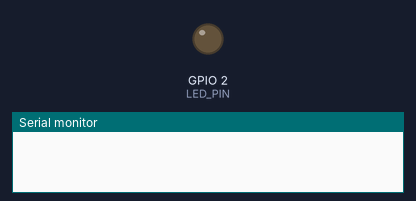
Bench run of a program on a simulated ESP32. Parts: output pins drawn as LEDs (lit = HIGH), the last lines printed to the serial monitor. Dashed ring = blinking. At 3.0 s the program puts the board to deep sleep or switches it off; the recording ends there.

Above: at 0.5 s.
At 2.7 s:
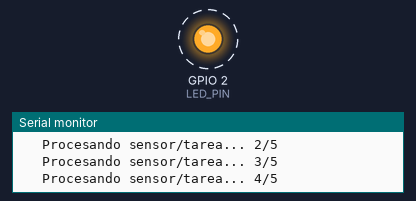
Timing chart, 0 to 3.0 s (numbered marks = the images above):
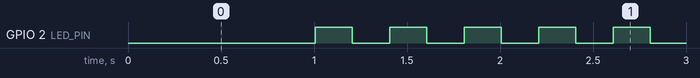

Measured:
- by itself, GPIO 2 (LED_PIN): alternates HIGH for 0.20 s and LOW for 0.20 s

The program:

main.cpp
```cpp
#include <Arduino.h>

// Definición de pines y constantes
#define LED_PIN 2              // LED integrado (o externo en GPIO 2)
#define BUTTON_PIN GPIO_NUM_33 // Pin RTC para interrupción externa
#define TIME_TO_SLEEP 10       // Tiempo de reposo en segundos
#define uS_TO_S_FACTOR 1000000ULL // Factor de conversión a microsegundos

// Prototipos de funciones
void checkWakeupReason();
void executeActiveTask();
void prepareAndEnterDeepSleep();

void setup() {
  pinMode(LED_PIN, OUTPUT);
  Serial.begin(115200);
  delay(1000); // Pausa para inicializar la comunicación Serial

  checkWakeupReason();
  executeActiveTask();
  prepareAndEnterDeepSleep();
}

void loop() {
  // En Deep Sleep el procesador se reinicia al despertar, loop() queda vacío
}

void checkWakeupReason() {
  esp_sleep_wakeup_cause_t wakeup_reason = esp_sleep_get_wakeup_cause();
  Serial.println("\n-------------------------------------------");
  switch(wakeup_reason) {
    case ESP_SLEEP_WAKEUP_EXT0:
      Serial.println(">> Causa de despertar: Interrupción Externa (Botón en GPIO 33)");
      break;
    case ESP_SLEEP_WAKEUP_TIMER:
      Serial.println(">> Causa de despertar: Temporizador RTC (10 segundos)");
      break;
    default:
      Serial.println(">> Causa de despertar: Reinicio / Primera energización");
      break;
  }
}

void executeActiveTask() {
  Serial.println(">> Estado: Tarea activa en ejecución.");
  for (int i = 0; i < 5; i++) {
    digitalWrite(LED_PIN, HIGH);
    delay(200);
    digitalWrite(LED_PIN, LOW);
    delay(200);
    Serial.printf("   Procesando sensor/tarea... %d/5\n", i + 1);
  }
  Serial.println(">> Tarea finalizada.");
}

void prepareAndEnterDeepSleep() {
  Serial.println(">> Configurando fuentes de despertar...");

  // 1. Configuración por Temporizador
  esp_sleep_enable_timer_wakeup(TIME_TO_SLEEP * uS_TO_S_FACTOR);

  // 2. Configuración por Pin Externo (RTC GPIO 33 detecta nivel ALTO / 1)
  esp_sleep_enable_ext0_wakeup(BUTTON_PIN, 1);

  Serial.println(">> Entrando en DEEP SLEEP. Espera 10s o pulsa GPIO 33...");
  Serial.flush(); // Vaciado del buffer Serial antes de cortar energía

  esp_deep_sleep_start();
}
```
